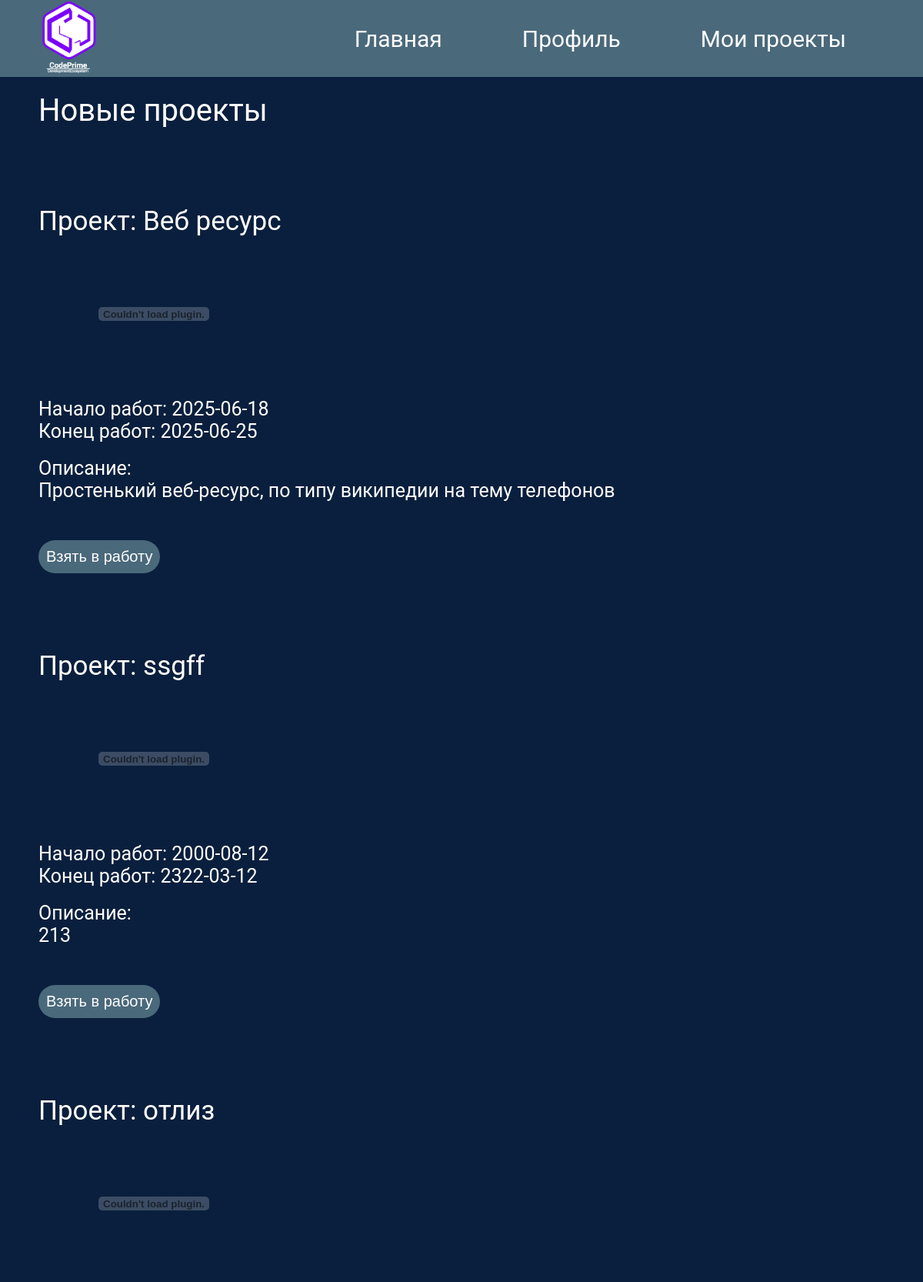
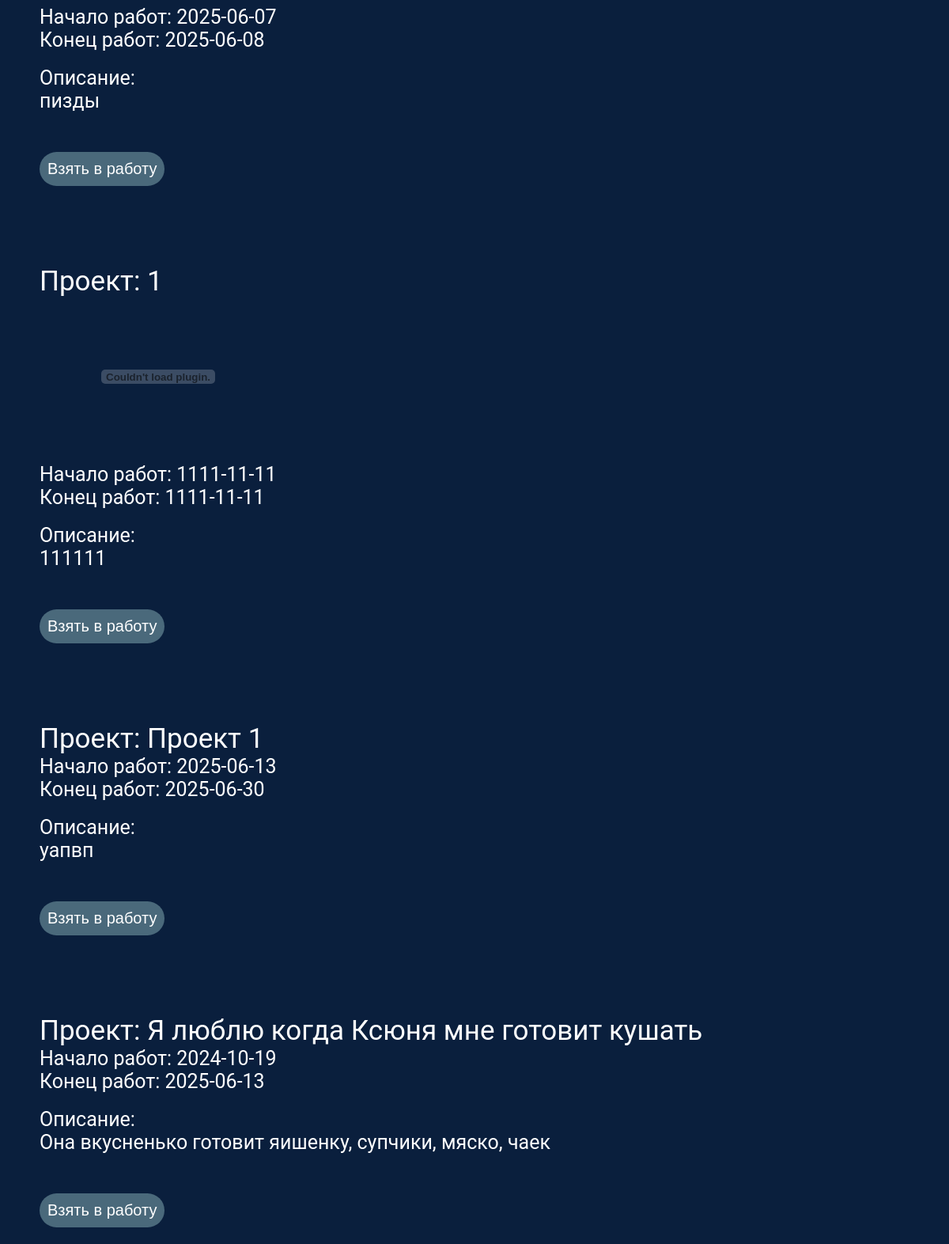
Page /main_dev.php on the committed database (2 pictures, top to bottom).
### tables this page shows
CREATE TABLE `project` (
  `id_project` int(11) NOT NULL,
  `name_project` varchar(100) DEFAULT NULL,
  `start_date` date DEFAULT NULL,
  `end_date` date DEFAULT NULL,
  `description` text DEFAULT NULL,
  `comment_p` text DEFAULT NULL,
  `file_project` varchar(100) DEFAULT NULL,
  `file_name` varchar(100) DEFAULT NULL,
  `id_users` int(11) DEFAULT NULL,
  `id_developers` int(11) NOT NULL
);

### main_dev.php (the view, shortened to what this page needs)
<?php
$servername = "localhost";
$username = "root";
$password = "";
$dbname = "itcompany";
$conn = new mysqli($servername, $username, $password, $dbname);
$sql = "SELECT id_project, name_project, start_date, end_date, description, file_project, file_name FROM project WHERE id_users IS NULL";
$result = $conn->query($sql);
?>
<!DOCTYPE html>
<html lang="en">
<head>
    <link rel="stylesheet" href="main_dev.css">
</head>
<body>
    <header class="head_foot">
        <div class="logo" name="logo">
            <img src="img/Логотип(1).png" alt="">
        </div>
        <nav class="navigation">
            <a href="#logo" class="main">Главная</a>
            <a href="dev_profil.php" class="main">Профиль</a>
            <a href="project_dev.php" class="main">Мои проекты</a>
        </nav>
    </header>
    <main class="container">
        <div class="head">
            Новые проекты
        </div>
        <?php
        if ($result->num_rows > 0) {
            while($row = $result->fetch_assoc()) {
                echo '<div class="content">';
                echo '<div class="num">';
                echo 'Проект: ' . htmlspecialchars($row["name_project"]) . '<br>';
                if (!empty($row["file_project"])) {
                    echo '<embed src="' . htmlspecialchars($row["file_project"]) . '" type="application/pdf" width="300" height="200">';
                }
                echo '</div>';
                echo '<div class="date">';
                echo '<p class="start">';
                echo 'Начало работ: ' . htmlspecialchars($row["start_date"]);
                echo '</p>';
                echo '<p class="finish">';
                echo 'Конец работ: ' . htmlspecialchars($row["end_date"]);
                echo '</p>';
                echo '<br>';
                echo '<p class="deskription">';
                echo 'Описание:<br>' . htmlspecialchars($row["description"]);
                echo '</p>';
                echo '</div>';
                echo '<form method="POST" style="display:inline;">';
                echo '<button type="submit" class="take">Взять в работу</button>';
                echo '</form>';
                echo '</div>';
            }
        } else {
            echo '<div class="content">Нет доступных проектов</div>';
        }
        ?>
    </main>
</body>
</html>

### main_dev.css (style rules this page uses)
body { background-color: #0A1F3D; color: white; margin: 0; padding: 0; font-family: 'Roboto', medium; }
a { text-decoration: none; color: white; }
.head_foot { display: flex; height: 100px; align-items: center; justify-content: space-between; background-color: #4A697B }
.logo { width: 177px; height: 100px; }
.logo img { width: 177px; height: 100px; }
.navigation a { font-size: 30px; margin-right: 100px; }
.head { font-size: 40px; margin: 20px 0 0 50px; }
.num { font-size: 35px; margin: 100px 0 0 50px; }
.start, .finish { font-size: 25px; margin: 0 0 0 50px; }
.deskription { font-size: 25px; margin: 0 0 0 50px; }
.take { background-color: #4A697B; color: white; border-radius: 40px; border: none; font-size: 20px; padding: 10px; margin: 50px 0 0 50px; }

### rows in the picture
project: name_project "Веб ресурс", start_date "2025-06-18", end_date "2025-06-25", description "Простенький веб-ресурс, по типу википедии на тему телефонов"
project: name_project "ssgff", start_date "2000-08-12", end_date "2322-03-12", description "213"
project: name_project "отлиз", start_date "2025-06-07", end_date "2025-06-08", description "пизды"
project: name_project "1", start_date "1111-11-11", end_date "1111-11-11", description "111111"
project: name_project "Проект 1", start_date "2025-06-13", end_date "2025-06-30", description "уапвп"
project: name_project "Я люблю когда Ксюня мне готовит кушать", start_date "2024-10-19", end_date "2025-06-13", description "Она вкусненько готовит яишенку, супчики, мяско, чаек"
